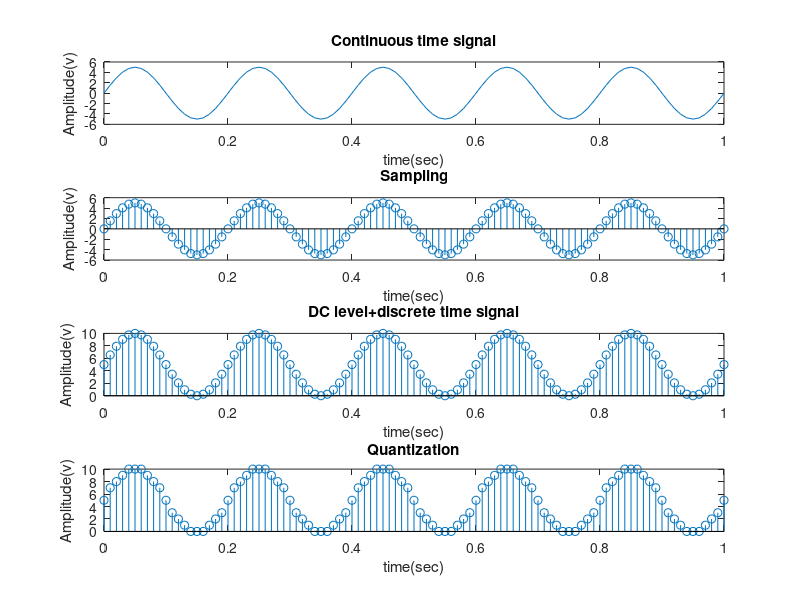

Write MATLAB code to recreate this figure.
%Sampling,Quantization,Coding

clc;
close all;
A = 5;
f = 5;
t = 0:0.01:1;
x = A*sin(2*pi*f*t);
subplot(4,1,1);
plot(t,x);
title('Continuous time signal');
xlabel('time(sec)');
ylabel('Amplitude(v)');
%%After sampling discrete time signal
subplot(4,1,2);
stem(t,x);
title('Sampling');
xlabel('time(sec)');
ylabel('Amplitude(v)');
%%Dc level+discrete time signal
x1 = A+x;
subplot(4,1,3);
stem(t,x1);
title('DC level+discrete time signal');
xlabel('time(sec)');
ylabel('Amplitude(v)');
%%Quantized
x2 = round(x1);
subplot(4,1,4);
stem(t,x2);
title('Quantization');
xlabel('time(sec)');
ylabel('Amplitude(v)');
%%coding
x3 = dec2bin(x2);
disp(x3);